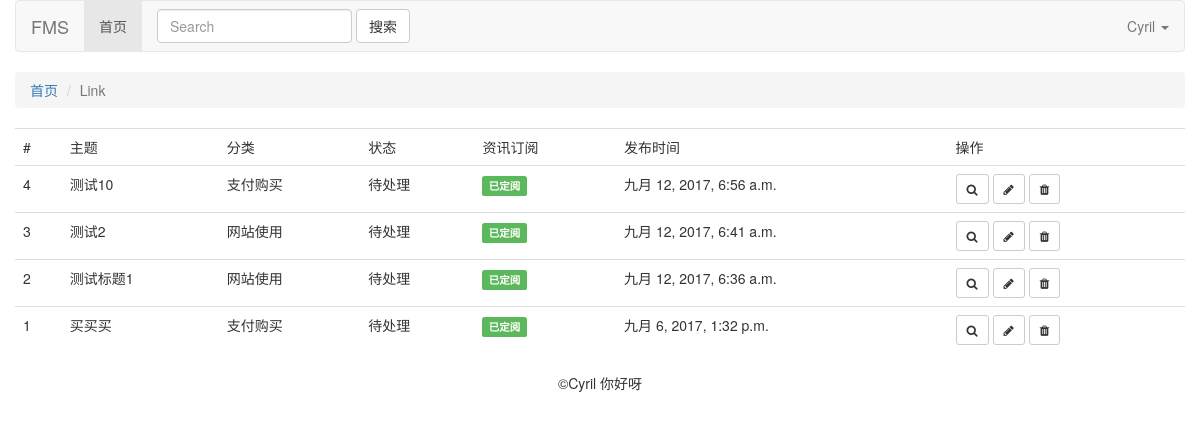
The app's page /feedback/list/ (signed in) with its own data.
### feedback/models.py (models this page shows)
class Feedback(models.Model):
    CATEGORIES = (
        ('产品质量', '产品质量'),
        ('网站使用', '网站使用'),
        ('支付购买', '支付购买'),
        ('客户服务', '客户服务'),
    )
    STATUS = (
        ('待处理', '待处理'),
        ('处理中', '处理中'),
        ('已处理', '已处理'),
    )
    subject = models.CharField('主题', max_length=100)
    category = models.CharField('分类', choices=CATEGORIES, max_length=20)
    username = models.CharField('姓名', max_length=20)
    email = models.EmailField('邮箱', max_length=200)
    screenshot = models.FileField('问题截图', upload_to='uploads/')
    description = models.TextField('问题描述')
    subscription = models.BooleanField('订阅资讯', default=True)
    status = models.CharField('处理状态', choices=STATUS, max_length=20)
    posted_time = models.DateTimeField('提交时间', auto_now_add=True)

### feedback/views.py (the view)
def feedback_list(request):
    if 'admin' in request.session:
        q = request.GET.get('q', '')
        items = Feedback.objects.all().filter(subject__contains=q).order_by('-posted_time')
        return render(request, 'feedback/feedback-list.html', {'items': items})
    else:
        return redirect(reverse('feedback:login'))

### feedback/templates/feedback/feedback-list.html
{% extends 'feedback/base.html' %}
{% block main_content %}
    <table class="table table-hover">
        <tr>
            <td>#</td>
            <td>主题</td>
            <td>分类</td>
            <td>状态</td>
            <td>资讯订阅</td>
            <td>发布时间</td>
            <td>操作</td>
        </tr>
        {% for item in items %}
            <tr>
                <td>{{ item.id }}</td>
                <td>{{ item.subject }}</td>
                <td>{{ item.category }}</td>
                <td>{{ item.status }}</td>
                <td>{{ item.subscription|yesno:'<span class ="label label-success">已定阅</span>,<span class ="label label-danger">未订阅</span>'|safe }}</td>
                <td>{{ item.posted_time }}</td>
                <td>
                    <a href=" {% url 'feedback:feedback_detail' fid=item.id %}" class="btn btn-sm btn-default"
                       title="浏览"><i class="fa fa-search"></i></a>
                    <a href="{% url 'feedback:feedback_edit' fid=item.id %}" class="btn btn-sm btn-default"
                       title="编辑"><i
                            class="fa fa-pencil"></i></a>
                    <a href="{% url 'feedback:feedback_delete' fid=item.id %}" class="btn btn-sm btn-default"
                       title="删除"><i class="fa fa-trash"></i></a>
                </td>
            </tr>
        {% endfor %}
    </table>
{% endblock %}

### feedback/templates/feedback/base.html (shortened to what this page needs)
<!DOCTYPE html>
<html lang="en">
<head>
    <link href="http://cdn.bootcss.com/bootstrap/3.3.7/css/bootstrap.min.css" rel="stylesheet">
    <link href="http://cdn.bootcss.com/font-awesome/4.7.0/css/font-awesome.min.css" rel="stylesheet">
</head>
<body>
<div class="container">
    <div class="row">
        <nav class="navbar navbar-default" role="navigation">
            <div class="navbar-header">
                <a class="navbar-brand" href="#">FMS</a>
            </div>
            <div class="collapse navbar-collapse navbar-ex1-collapse">
                <ul class="nav navbar-nav">
                    <li class="active"><a href="#">首页</a></li>
                </ul>
                <form action="{% url 'feedback:feedback_list' %}" class="navbar-form navbar-left" role="search">
                    <div class="form-group">
                        <input name="q" type="text" class="form-control" placeholder="Search">
                    </div>
                    <button type="submit" class="btn btn-default">搜索</button>
                </form>
                <ul class="nav navbar-nav navbar-right">
                    <li class="dropdown">
                        <a href="#" class="dropdown-toggle" data-toggle="dropdown">{{ request.session.admin }} <b class="caret"></b></a>
                    </li>
                </ul>
            </div>
        </nav>
    </div>
    <div class="row">
        <ol class="breadcrumb">
            <li>
                <a href="#">首页</a>
            </li>
            <li class="active">Link</li>
        </ol>
    </div>
    <div class="row">
        {% block main_content %}
        {% endblock %}
    </div>
    <div class="row">
        <div class="text-center">
            &copy;Cyril 你好呀
        </div>
    </div>
</div>
</body>
</html>

### records on screen
Feedback: session.admin "Cyril", id "3", subject "测试2", category "网站使用", status "待处理", subscription "已定阅", posted_time "九月 12, 2017, 6:41 a.m."
Feedback: id "4", subject "测试10", category "支付购买", status "待处理", subscription "已定阅", posted_time "九月 12, 2017, 6:56 a.m."
Feedback: id "2", subject "测试标题1", category "网站使用", status "待处理", subscription "已定阅", posted_time "九月 12, 2017, 6:36 a.m."
Feedback: id "1", subject "买买买", category "支付购买", status "待处理", subscription "已定阅", posted_time "九月 6, 2017, 1:32 p.m."
